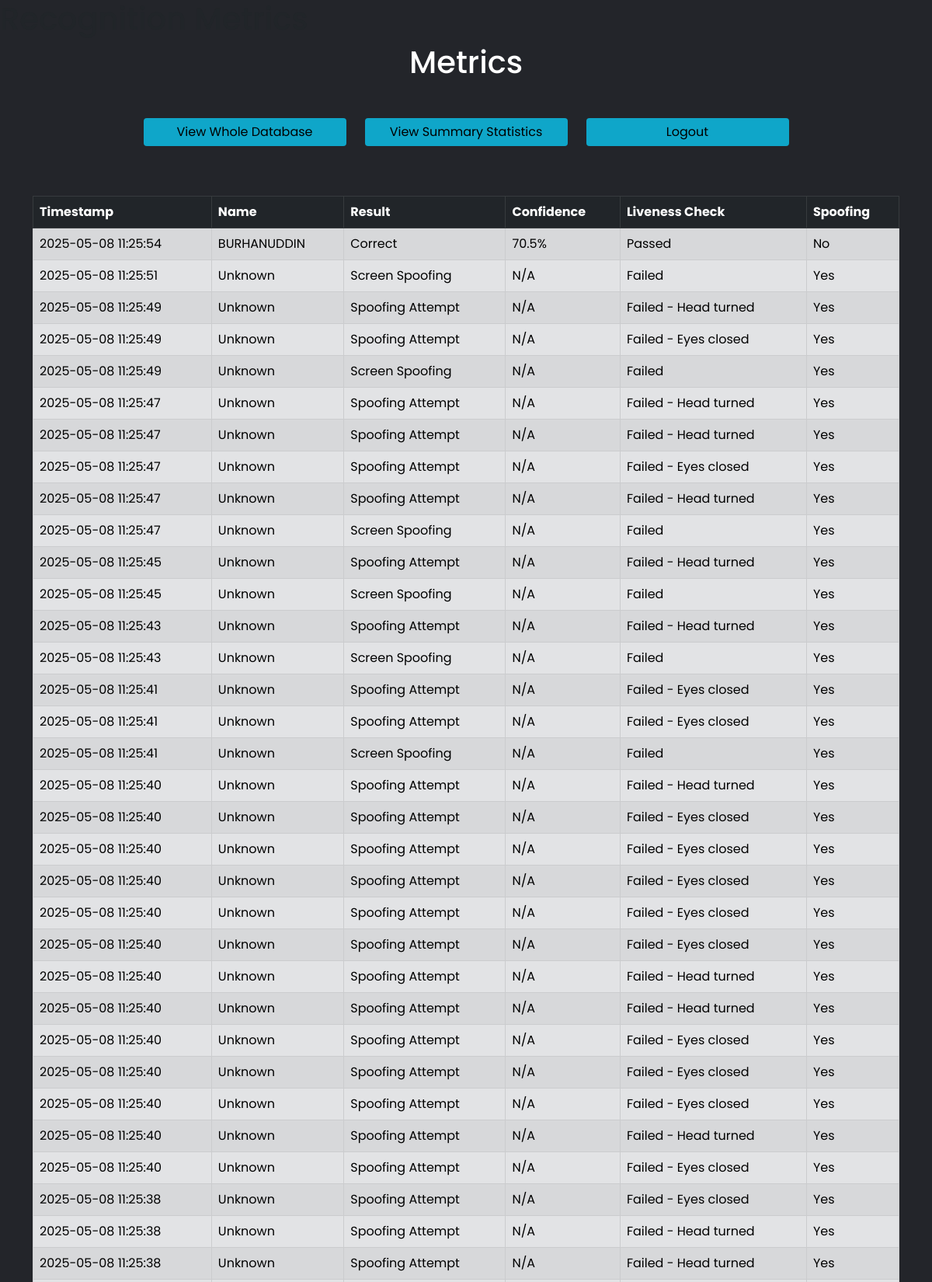
The app's page /metrics (upper part) with its own data.
### tables this page shows
CREATE TABLE RecognitionLogs 
                                     (id INTEGER PRIMARY KEY AUTOINCREMENT,
                                      timestamp TEXT,
                                      name TEXT,
                                      recognition_result TEXT,
                                      is_spoofing BOOLEAN,
                                      confidence REAL,
                                      liveness_check TEXT);

### app.py (the view)
@app.route('/metrics', methods=["GET", "POST"])
def metrics():
        conn = sqlite3.connect('information.db')
        conn.row_factory = sqlite3.Row  # This enables column access by name
        date_filter = request.form.get('date_filter')
        name_filter = request.form.get('name_filter')
        result_filter = request.form.get('result_filter')
        query = "SELECT * FROM RecognitionLogs WHERE 1=1"
        params = []
        if date_filter:
            query += " AND date(timestamp) = ?"
            params.append(date_filter)
        if name_filter and name_filter != "All":
            query += " AND name = ?"
            params.append(name_filter)
        if result_filter and result_filter != "All":
            if result_filter == "Spoofing":
                query += " AND is_spoofing = 1"
            else:
                query += " AND recognition_result = ?"
                params.append(result_filter)
        query += " ORDER BY timestamp DESC"
        cur = conn.cursor()
        cur.execute(query, params)
        rows = cur.fetchall()
        cur.execute("SELECT DISTINCT name FROM RecognitionLogs WHERE name != 'Unknown' ORDER BY name")
        names = [row['name'] for row in cur.fetchall()]
        conn.close()
        return render_template('RecognitionMetrics.html', rows=rows, names=names, selected_date=date_filter, selected_name=name_filter, selected_result=result_filter)

### templates/RecognitionMetrics.html (shortened to what this page needs)
<!DOCTYPE html>
<html>
<head>
    <link href="https://cdn.jsdelivr.net/npm/bootstrap@5.0.2/dist/css/bootstrap.min.css" rel="stylesheet"
>
    <link rel="stylesheet" href="{{ url_for('static', filename='css/style.css') }}">
</head>
<body>
    <h1>Recognition Metrics</h1>
    <div class="container">
        <h1 class="text-center mb-5 text-white">Metrics</h1>
        <div class="row mb-5 justify-content-center">
            <div class="col-md-3">
                <form class="mb-3 w-100" action="/whole" method="post">
                    <button class="btn btn-primary blue-btn w-100">View Whole Database</button>
                </form>
            </div>
            <div class="col-md-3">
                <form class="mb-3 w-100" action="/metrics_summary" method="post">
                    <button class="btn btn-primary blue-btn w-100">View Summary Statistics</button>
                </form>
            </div>
            <div class="col-md-3">
                <form class="mb-3 w-100" action="/" method="GET">
                    <button class="btn btn-primary blue-btn w-100">Logout</button>
                </form>
            </div>
        </div>
        <div class="row">
            <div class="col-md-12">
                <table class="table table-secondary table-striped table-bordered table-hover mb-5">
                    <thead class="table-dark">
                        <tr>
                            <th>Timestamp</th>
                            <th>Name</th>
                            <th>Result</th>
                            <th>Confidence</th>
                            <th>Liveness Check</th>
                            <th>Spoofing</th>
                        </tr>
                    </thead>
                    <tbody>
                        {% for row in rows %}
                        <tr>
                            <td>{{ row['timestamp'] }}</td>
                            <td>{{ row['name'] }}</td>
                            <td>{{ row['recognition_result'] }}</td>
                            <td>{% if row['confidence'] %}{{ "%.1f"|format(row['confidence']*100) }}%{% else %}N/A{% endif %}</td>
                            <td>{{ row['liveness_check'] }}</td>
                            <td>{% if row['is_spoofing'] %}Yes{% else %}No{% endif %}</td>
                        </tr>
                        {% endfor %}
                    </tbody>
                </table>
            </div>
        </div>
    </div>
</body>
</html>

### static/css/style.css (style rules this page uses)
* { margin: 0; padding: 0; box-sizing: border-box; font-family: "Poppins", sans-serif; }
body { background: #23252a; }
.blue-btn { background-color: #0fa6c9 !important; color: black !important; border: white !important; }

### records on screen
RecognitionLogs: timestamp "2025-05-08 11:25:54", name "BURHANUDDIN", recognition_result "Correct", row['confidence']*100 "70.5", liveness_check "Passed", is_spoofing "No"
RecognitionLogs: timestamp "2025-05-08 11:25:51", name "Unknown", recognition_result "Screen Spoofing", confidence "N/A", liveness_check "Failed", is_spoofing "Yes"
RecognitionLogs: timestamp "2025-05-08 11:25:49", name "Unknown", recognition_result "Spoofing Attempt", confidence "N/A", liveness_check "Failed - Head turned", is_spoofing "Yes"
RecognitionLogs: timestamp "2025-05-08 11:25:49", name "Unknown", recognition_result "Spoofing Attempt", confidence "N/A", liveness_check "Failed - Eyes closed", is_spoofing "Yes"
RecognitionLogs: timestamp "2025-05-08 11:25:49", name "Unknown", recognition_result "Screen Spoofing", confidence "N/A", liveness_check "Failed", is_spoofing "Yes"
RecognitionLogs: timestamp "2025-05-08 11:25:47", name "Unknown", recognition_result "Spoofing Attempt", confidence "N/A", liveness_check "Failed - Head turned", is_spoofing "Yes"
RecognitionLogs: timestamp "2025-05-08 11:25:47", name "Unknown", recognition_result "Spoofing Attempt", confidence "N/A", liveness_check "Failed - Head turned", is_spoofing "Yes"
RecognitionLogs: timestamp "2025-05-08 11:25:47", name "Unknown", recognition_result "Spoofing Attempt", confidence "N/A", liveness_check "Failed - Eyes closed", is_spoofing "Yes"
RecognitionLogs: timestamp "2025-05-08 11:25:47", name "Unknown", recognition_result "Spoofing Attempt", confidence "N/A", liveness_check "Failed - Head turned", is_spoofing "Yes"
RecognitionLogs: timestamp "2025-05-08 11:25:47", name "Unknown", recognition_result "Screen Spoofing", confidence "N/A", liveness_check "Failed", is_spoofing "Yes"
RecognitionLogs: timestamp "2025-05-08 11:25:45", name "Unknown", recognition_result "Spoofing Attempt", confidence "N/A", liveness_check "Failed - Head turned", is_spoofing "Yes"
RecognitionLogs: timestamp "2025-05-08 11:25:45", name "Unknown", recognition_result "Screen Spoofing", confidence "N/A", liveness_check "Failed", is_spoofing "Yes"
RecognitionLogs: timestamp "2025-05-08 11:25:43", name "Unknown", recognition_result "Spoofing Attempt", confidence "N/A", liveness_check "Failed - Head turned", is_spoofing "Yes"
RecognitionLogs: timestamp "2025-05-08 11:25:43", name "Unknown", recognition_result "Screen Spoofing", confidence "N/A", liveness_check "Failed", is_spoofing "Yes"
RecognitionLogs: timestamp "2025-05-08 11:25:41", name "Unknown", recognition_result "Spoofing Attempt", confidence "N/A", liveness_check "Failed - Eyes closed", is_spoofing "Yes"
RecognitionLogs: timestamp "2025-05-08 11:25:41", name "Unknown", recognition_result "Spoofing Attempt", confidence "N/A", liveness_check "Failed - Eyes closed", is_spoofing "Yes"
RecognitionLogs: timestamp "2025-05-08 11:25:41", name "Unknown", recognition_result "Screen Spoofing", confidence "N/A", liveness_check "Failed", is_spoofing "Yes"
RecognitionLogs: timestamp "2025-05-08 11:25:40", name "Unknown", recognition_result "Spoofing Attempt", confidence "N/A", liveness_check "Failed - Head turned", is_spoofing "Yes"
RecognitionLogs: timestamp "2025-05-08 11:25:40", name "Unknown", recognition_result "Spoofing Attempt", confidence "N/A", liveness_check "Failed - Eyes closed", is_spoofing "Yes"
RecognitionLogs: timestamp "2025-05-08 11:25:40", name "Unknown", recognition_result "Spoofing Attempt", confidence "N/A", liveness_check "Failed - Eyes closed", is_spoofing "Yes"
RecognitionLogs: timestamp "2025-05-08 11:25:40", name "Unknown", recognition_result "Spoofing Attempt", confidence "N/A", liveness_check "Failed - Eyes closed", is_spoofing "Yes"
RecognitionLogs: timestamp "2025-05-08 11:25:40", name "Unknown", recognition_result "Spoofing Attempt", confidence "N/A", liveness_check "Failed - Eyes closed", is_spoofing "Yes"
RecognitionLogs: timestamp "2025-05-08 11:25:40", name "Unknown", recognition_result "Spoofing Attempt", confidence "N/A", liveness_check "Failed - Eyes closed", is_spoofing "Yes"
RecognitionLogs: timestamp "2025-05-08 11:25:40", name "Unknown", recognition_result "Spoofing Attempt", confidence "N/A", liveness_check "Failed - Head turned", is_spoofing "Yes"
RecognitionLogs: timestamp "2025-05-08 11:25:40", name "Unknown", recognition_result "Spoofing Attempt", confidence "N/A", liveness_check "Failed - Head turned", is_spoofing "Yes"
RecognitionLogs: timestamp "2025-05-08 11:25:40", name "Unknown", recognition_result "Spoofing Attempt", confidence "N/A", liveness_check "Failed - Eyes closed", is_spoofing "Yes"
RecognitionLogs: timestamp "2025-05-08 11:25:40", name "Unknown", recognition_result "Spoofing Attempt", confidence "N/A", liveness_check "Failed - Eyes closed", is_spoofing "Yes"
RecognitionLogs: timestamp "2025-05-08 11:25:40", name "Unknown", recognition_result "Spoofing Attempt", confidence "N/A", liveness_check "Failed - Eyes closed", is_spoofing "Yes"
RecognitionLogs: timestamp "2025-05-08 11:25:40", name "Unknown", recognition_result "Spoofing Attempt", confidence "N/A", liveness_check "Failed - Head turned", is_spoofing "Yes"
RecognitionLogs: timestamp "2025-05-08 11:25:40", name "Unknown", recognition_result "Spoofing Attempt", confidence "N/A", liveness_check "Failed - Eyes closed", is_spoofing "Yes"
RecognitionLogs: timestamp "2025-05-08 11:25:38", name "Unknown", recognition_result "Spoofing Attempt", confidence "N/A", liveness_check "Failed - Eyes closed", is_spoofing "Yes"
RecognitionLogs: timestamp "2025-05-08 11:25:38", name "Unknown", recognition_result "Spoofing Attempt", confidence "N/A", liveness_check "Failed - Head turned", is_spoofing "Yes"
RecognitionLogs: timestamp "2025-05-08 11:25:38", name "Unknown", recognition_result "Spoofing Attempt", confidence "N/A", liveness_check "Failed - Head turned", is_spoofing "Yes"
